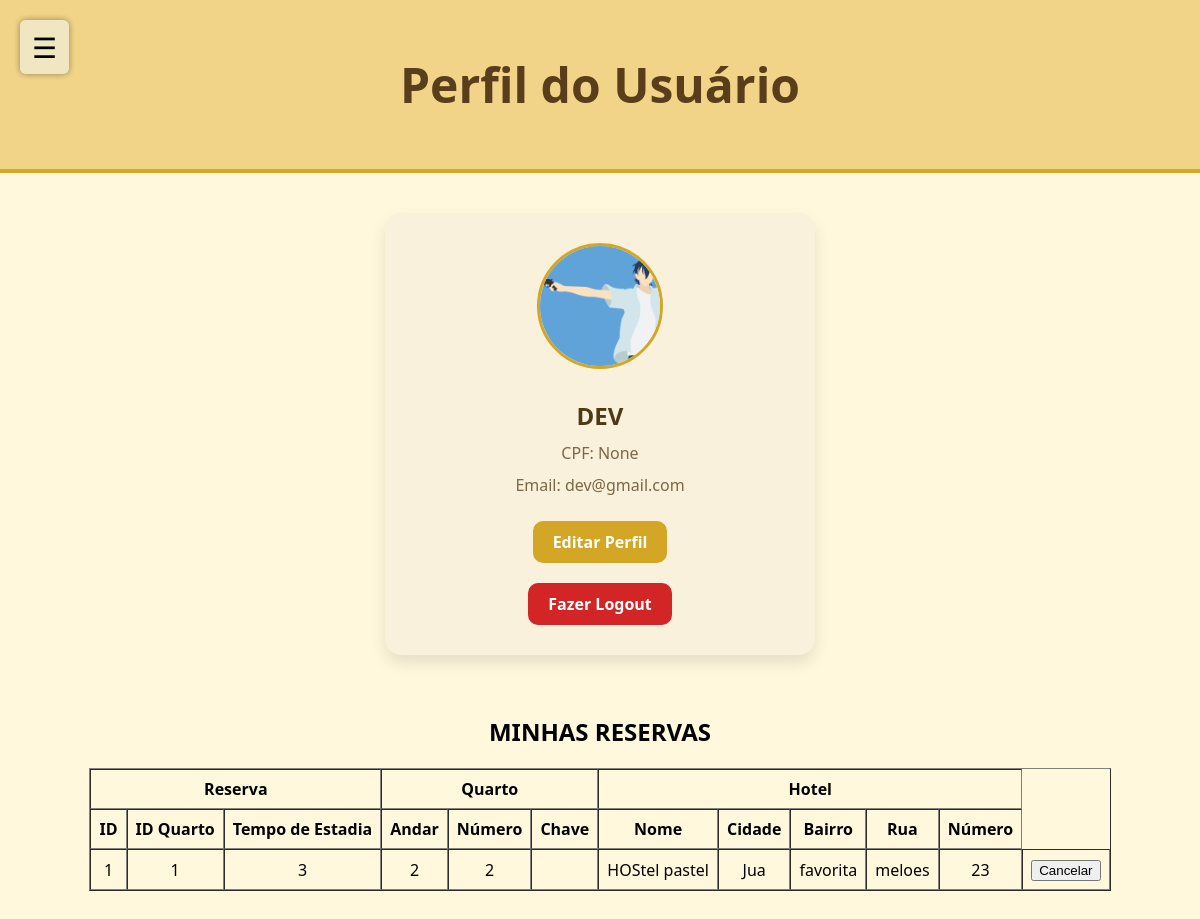
/perfil_usuario (signed in), run on the app's committed database.
### tables this page shows
CREATE TABLE reservas 
(
    id_reserva INTEGER PRIMARY KEY AUTOINCREMENT,
    id_usuario INTEGER, 
    id_quarto INTEGER,
    tempo_estadia INTEGER,
    FOREIGN KEY (id_usuario) REFERENCES usuarios(id_usuario),
    FOREIGN KEY (id_quarto) REFERENCES quartos(id_quarto)
);

CREATE TABLE quartos 
(
    id_quarto INTEGER PRIMARY KEY AUTOINCREMENT,
    andar TEXT,
    numero_quarto TEXT,
    preco TEXT,
    imagem TEXT,
    mes_disponivel TEXT,
    id_hotel INTEGER,   
    id_usuario INTEGER,
    FOREIGN KEY(id_usuario) REFERENCES usuarios(id_usuario),
    FOREIGN KEY (id_hotel) REFERENCES hoteis(id_hotel)
);

CREATE TABLE hoteis
(
    id_hotel INTEGER PRIMARY KEY AUTOINCREMENT,
    nome TEXT,
    cidade TEXT,
    bairro TEXT,
    rua TEXT,
    numero INTEGER,
    cnpj INTEGER,
    id_ponto_turistico INTEGER,
    FOREIGN KEY (id_ponto_turistico) REFERENCES pontos_turisticos(id_ponto_turistico)
);

### routes/route_usuario.py (the view)
@usuario_bp.route("/perfil_usuario", methods=['GET','POST'])
def perfil_usuario():
    if 'usuario' not in session:
        return redirect(url_for('usuario.cadastro_usuario'))
    else:
        usuario = session['usuario']
        reserva_model = ReservaModel(id_usuario=usuario['id'])
        reservas = reserva_model.buscar_por_reservas()
        reservas_detalhadas = []
        for reserva in reservas:
            quarto_model = QuartoModel(id_quarto=reserva['id_quarto'])
            quarto = quarto_model.buscar_por_quarto()
            hotel_model = HotelModel(id_hotel=quarto['id_hotel'])
            hotel = hotel_model.buscar_por_hotel()
            reservas_detalhadas.append({
                'reserva': reserva,
                'quarto': quarto,
                'hotel': hotel
            })
        return render_template('/usuario/perfil_usuario.html', usuario=usuario, reservas=reservas_detalhadas)

### models/connect.py (called while the page is built)
    def connect(self):
        self.conn = sqlite3.connect(self.db_name)
        self.conn.row_factory = sqlite3.Row  # Para retornar dicionários
        self.cursor = self.conn.cursor()

    def execute(self, query, params=None):
        if self.conn is None:
            self.connect()
        if params:
            self.cursor.execute(query, params)
        else:
            self.cursor.execute(query)
        return self.cursor

    def fetchall(self):
        return self.cursor.fetchall()

    def fetchone(self):
        return self.cursor.fetchone()

    def close(self):
        if self.conn:
            self.conn.close()
            self.conn = None
            self.cursor = None

### models/hotel_model.py (called while the page is built)
    def buscar_por_hotel(self):
        db = Database()
        db.connect()
        sql = "SELECT * FROM hoteis WHERE id_hotel=?"
        db.execute(sql, (self.id_hotel,))
        hotel = db.fetchone()
        db.close()
        return hotel

### models/quarto_model.py (called while the page is built)
    def buscar_por_quarto(self):
        db = Database()
        db.connect()
        sql = "SELECT * FROM quartos WHERE id_quarto=?"
        db.execute(sql, (self.id_quarto,))
        quarto = db.fetchone()
        db.close()
        return quarto

### models/reserva_model.py (called while the page is built)
    def buscar_por_reservas(self):
        db = Database()
        db.connect()
        sql = "SELECT * FROM reservas WHERE id_usuario=?"
        db.execute(sql, (self.id_usuario,))
        reservas = db.fetchall()
        db.close()
        return reservas

### templates/usuario/perfil_usuario.html (shortened to what this page needs)
<!DOCTYPE html>
<html lang="pt-BR">
<head>
  <link rel="stylesheet" href="/static/estilos/perfil_dados.css">
</head>
<body>
  <header class="topo">
    <h1>Perfil do Usuário</h1>
  </header>
  <div class="opcoes" onclick="toggleSidebar()">☰</div>
</head>
<body>
  <div class="opcoes" onclick="toggleSidebar()">☰</div>
  <main class="container">
    <section class="card-perfil">
      <div class="foto-perfil">
        <img src="{{ url_for('static', filename=usuario.imagem) }}" alt="Foto do usuário">
      </div>
      <h2>{{session['usuario']['nome']}}</h2>
      <p class="email">CPF: {{session['usuario']['cpf']}}</p>
      <p class="cpf">Email: {{session['usuario']['email']}}</p>
      <a href="/editar_perfil_usuario" class="botao-editar">Editar Perfil</a>
      <a href="/sair" class="botao-excluir">Fazer Logout</a>
    </section>
  </main>
  <h2 style="text-align: center;">MINHAS RESERVAS</h2>
  <table border="1" cellpadding="8" cellspacing="0" style="text-align: center;">
    <thead>
      <tr>
        <th colspan="3">Reserva</th>
        <th colspan="3">Quarto</th>
        <th colspan="5">Hotel</th>
      </tr>
      <tr>
        <th>ID</th>
        <th>ID Quarto</th>
        <th>Tempo de Estadia</th>
        <th>Andar</th>
        <th>Número</th>
        <th>Chave</th>
        <th>Nome</th>
        <th>Cidade</th>
        <th>Bairro</th>
        <th>Rua</th>
        <th>Número</th>
      </tr>
    </thead>
    <tbody>
      {% if reservas %}
        {% for item in reservas %}
          <tr>
            <td>{{ item.reserva.id_reserva }}</td>
            <td>{{ item.reserva.id_quarto }}</td>
            <td>{{ item.reserva.tempo_estadia }}</td>
            <td>{{ item.quarto.andar }}</td>
            <td>{{ item.quarto.numero_quarto }}</td>
            <td>{{ item.quarto.chave_quarto }}</td>
            <td>{{ item.hotel.nome }}</td>
            <td>{{ item.hotel.cidade }}</td>
            <td>{{ item.hotel.bairro }}</td>
            <td>{{ item.hotel.rua }}</td>
            <td>{{ item.hotel.numero }}</td>
            <td>
              <form action="/cancelar_reserva" method="post">
                <button type="submit" class="botao-cancelar">Cancelar</button>
              </form>
            </td>
          </tr>
        {% endfor %}
      {% else %}
        <tr>
          <td colspan="11" style="text-align: center;">Nenhuma reserva encontrada.</td>
        </tr>
      {% endif %}
    </tbody>
    </table>
</body>
</html>

### static/estilos/perfil_dados.css (style rules this page uses)
body { margin: 0; font-family: 'Segoe UI', Tahoma, Geneva, Verdana, sans-serif; background-color: #fff8dc; }
.topo { background-color: #f1d487; padding: 20px; text-align: center; font-size: 1.5em; color: #5a3e1b; border-bottom: 4px solid #d3a625; }
.container { display: flex; justify-content: center; align-items: center; padding: 40px; }
.card-perfil { background-color: #f9f1dc; border-radius: 16px; padding: 30px 40px; box-shadow: 0 8px 16px rgba(0,0,0,0.1); display: flex; flex-direction: column; align-items: center; width: 350px; }
.foto-perfil { width: 120px; height: 120px; border-radius: 50%; border: 3px solid #d3a625; margin-bottom: 20px; overflow: hidden; display: flex; justify-content: center; }
.foto-perfil img { width: auto; height: 100%; }
.card-perfil h2 { margin: 10px 0 5px; color: #4d3a14; }
.email, .cpf { color: #7a6846; margin: 5px 0; }
.botao-editar { display: inline-block; margin-top: 20px; padding: 10px 20px; background-color: #d3a625; color: white; border-radius: 10px; text-decoration: none; font-weight: bold; transition: background-color 0.3s ease; }
.botao-excluir { display: inline-block; margin-top: 20px; padding: 10px 20px; background-color: #d32525; color: white; border-radius: 10px; text-decoration: none; font-weight: bold; transition: background-color 0.3s ease; }
.opcoes { font-size: 28px; cursor: pointer; position: fixed; top: 20px; left: 20px; z-index: 1003; background-color: #f0e6c2; padding: 8px 12px; border-radius: 6px; box-shadow: 0 0 6px rgba(0, 0, 0, 0.2); }
table { margin: 0 auto; margin-bottom: 200px; }

### data on the page
reservas: reserva.id_reserva "1", reserva.id_quarto "1", reserva.tempo_estadia "3"
quartos: quarto.andar "2", quarto.numero_quarto "2"
hoteis: hotel.nome "HOStel pastel", hotel.cidade "Jua", hotel.bairro "favorita", hotel.rua "meloes", hotel.numero "23"

### other printed values
{{ session['usuario']['nome'] }} "DEV"
{{ session['usuario']['cpf'] }} "None"
{{ session['usuario']['email'] }} "dev@gmail.com"
